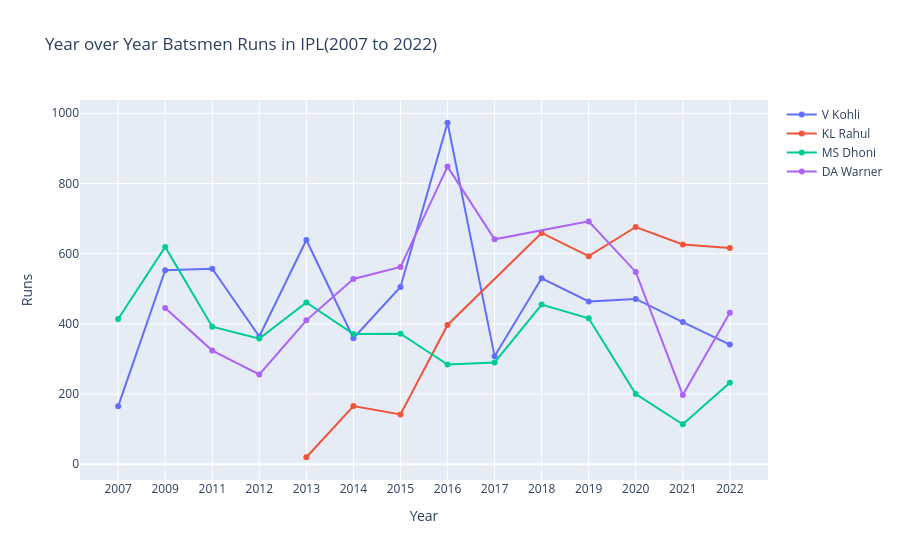

This figure's notebook cell:
### Code cell
layout= go.Layout(title='Year over Year Batsmen Runs in IPL(2007 to 2022)' ,xaxis=dict(title='Year'),yaxis=dict(title='Runs'))
data=batsmen_plot('V Kohli','KL Rahul','MS Dhoni','DA Warner')
fig = go.Figure(data , layout)
fig.show()

### Figure 1 — Plotly figure (JSON) as saved in the notebook; plotly's stock layout.template omitted (floating-point values rounded to 4 significant figures)
{"data": [{"name": "V Kohli", "type": "scatter", "x": ["2007", "2009", "2011", "2012", "2013", "2014", "2015", "2016", "2017", "2018", "2019", "2020", "2021", "2022"], "y": [165, 553, 557, 364, 639, 359, 505, 973, 308, 530, 464, 471, 405, 341]}, {"name": "KL Rahul", "type": "scatter", "x": ["2013", "2014", "2015", "2016", "2018", "2019", "2020", "2021", "2022"], "y": [20, 166, 142, 397, 659, 593, 676, 626, 616]}, {"name": "MS Dhoni", "type": "scatter", "x": ["2007", "2009", "2011", "2012", "2013", "2014", "2015", "2016", "2017", "2018", "2019", "2020", "2021", "2022"], "y": [414, 619, 392, 358, 461, 371, 372, 284, 290, 455, 416, 200, 114, 232]}, {"name": "DA Warner", "type": "scatter", "x": ["2009", "2011", "2012", "2013", "2014", "2015", "2016", "2017", "2019", "2020", "2021", "2022"], "y": [445, 324, 256, 410, 528, 562, 848, 641, 692, 548, 197, 432]}], "layout": {"title": {"text": "Year over Year Batsmen Runs in IPL(2007 to 2022)"}, "xaxis": {"title": {"text": "Year"}}, "yaxis": {"title": {"text": "Runs"}}}}
